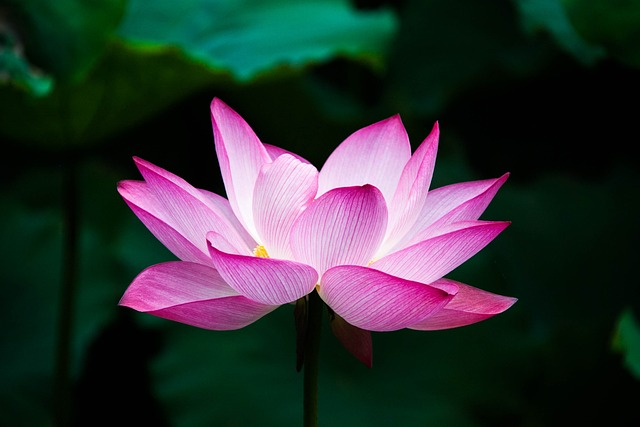
#> input picture flower.jpg, 640 x 427 px
$ python 7-Quadrants.py
#> lines starting #> are read from the running program, lines starting #| are printed output that depends on the picture
import cv2

img = cv2.imread("./flower.jpg")
#> img is the input picture: shape (427, 640, 3); mean B, G, R 53, 51.6, 48.1
original= img
h, w, channels = img.shape
#> h = 427; w = 640; channels = 3
half_width = w//2
#> half_width = 320
half_height = h//2
#> half_height = 213

TopLeft_quadrant = img[:half_height, :half_width]
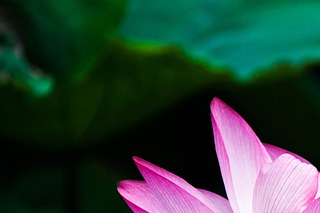
#> TopLeft_quadrant: shape (213, 320, 3); mean B, G, R 54.1, 63.6, 41
TopRight_quadrant = img[:half_height, half_width:]
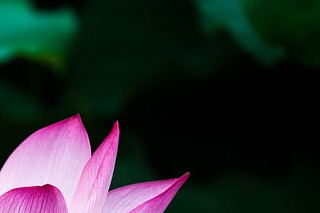
#> TopRight_quadrant: shape (213, 320, 3); mean B, G, R 41.8, 41.1, 36.7
BottomLeft_quadrant = img[half_height:, :half_width]
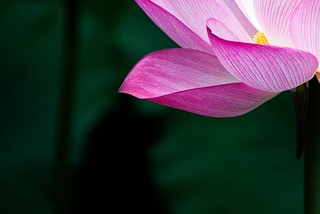
#> BottomLeft_quadrant: shape (214, 320, 3); mean B, G, R 59.3, 53.5, 55.5
BottomRight_quadrant = img[half_height:, half_width:]
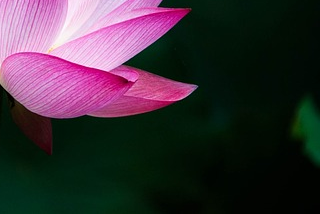
#> BottomRight_quadrant: shape (214, 320, 3); mean B, G, R 56.5, 48.4, 59.1

cv2.imshow('originalImage',original)
cv2.imshow('TopLeft_Quadrant', TopLeft_quadrant)
cv2.imshow('TopRight_Quadrant', TopRight_quadrant)
cv2.imshow('BottomLeft_Quadrant', BottomLeft_quadrant)
cv2.imshow('BottomRight_Quadrant', BottomRight_quadrant)

cv2.waitKey(0)
cv2.destroyAllWindows()

$ run again, with face.jpg copied over flower.jpg
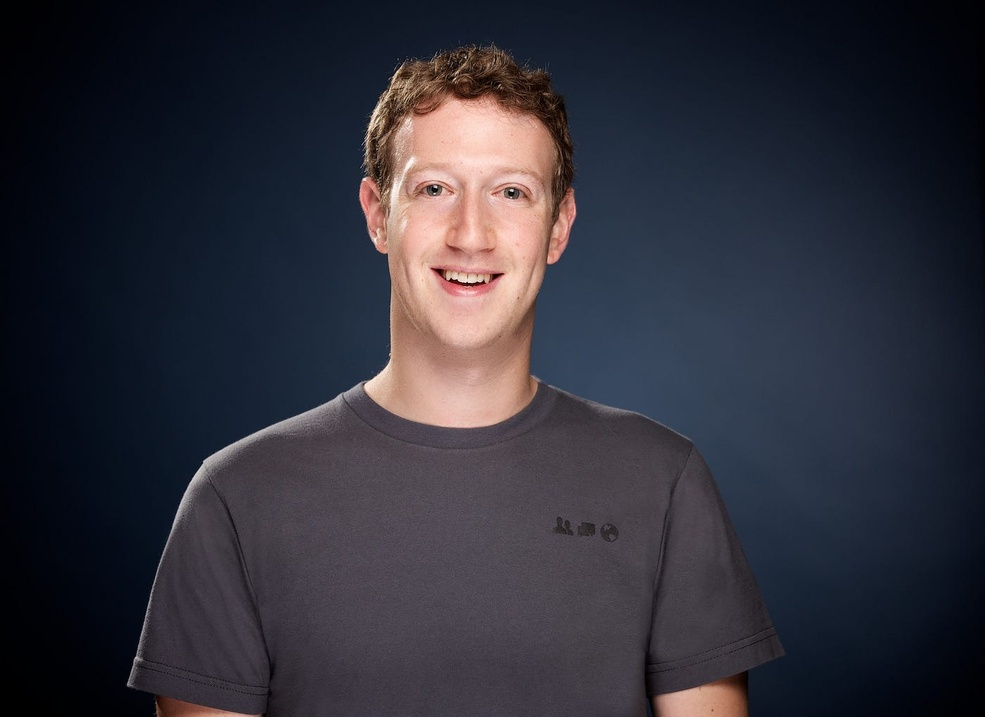
#> input picture face.jpg, 985 x 717 px, shrunk from 1400 x 1019 before the run
#> img is the input picture: shape (717, 985, 3); mean B, G, R 56.9, 47.2, 47.6
#> `BottomLeft_quadrant = img[half_height:, :half_width]`:
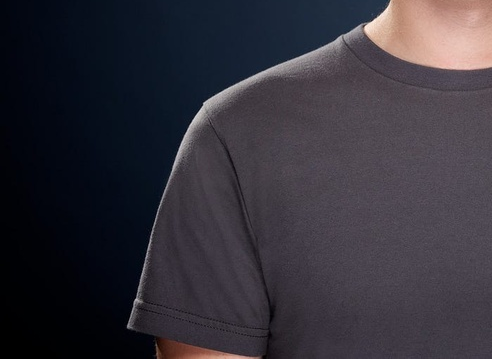
#> BottomLeft_quadrant: shape (359, 492, 3); mean B, G, R 57.2, 48.5, 51.5
#> `BottomRight_quadrant = img[half_height:, half_width:]`:
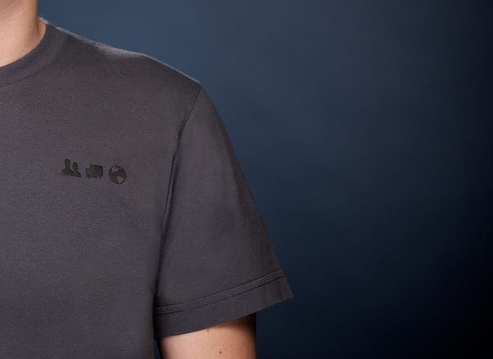
#> BottomRight_quadrant: shape (359, 493, 3); mean B, G, R 61.9, 50.6, 49.3
